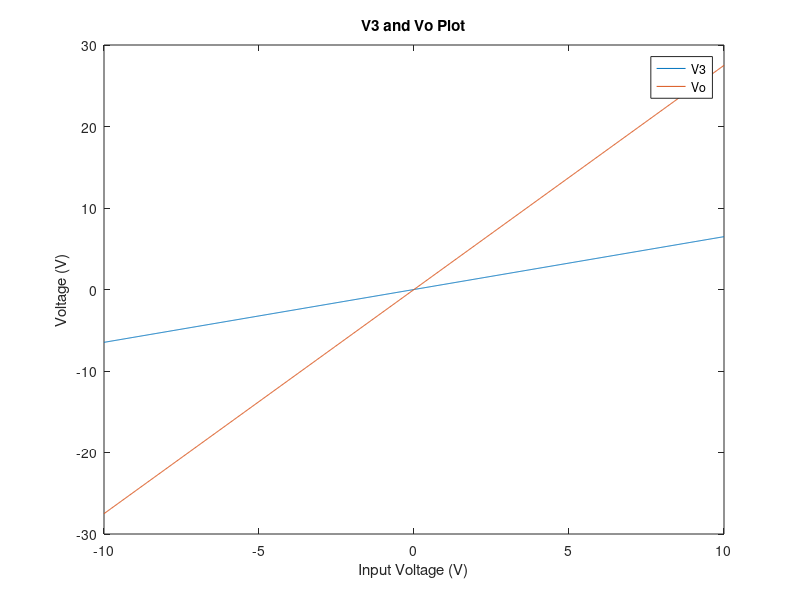
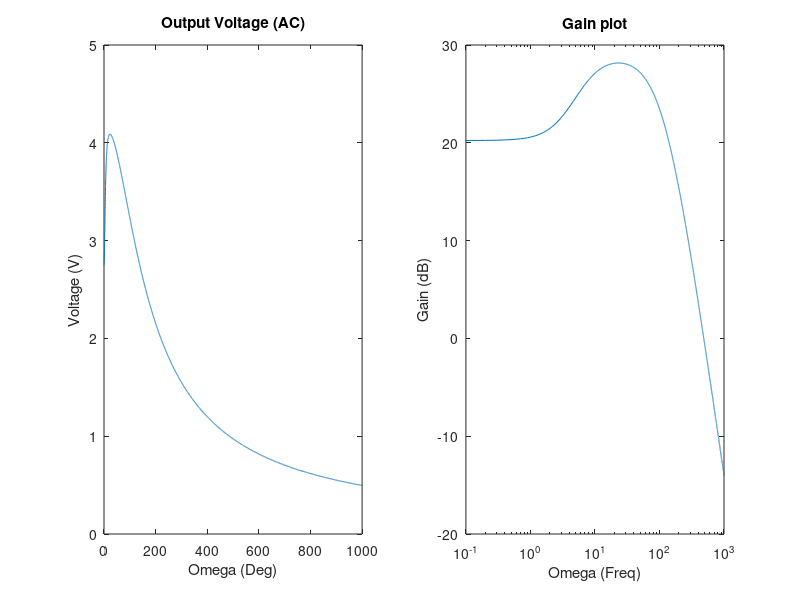

Here is the MATLAB script that generated these plots, in order: (Note: this script raises an error after producing the figures.)
set(0, 'defaultFigureWindowStyle', 'docked')
clear
clf
close all

addpath('./code/');

%Get R3

%This section takes a long time to run
%{
volt = linspace(0.1, 10, 5);
curr = zeros(1, length(volt));
for i= 1:length(volt)
    curr(i) = PART23_Func(volt(i), 40e-9);
end

plot(volt, curr)
title('Voltage vs Current - Varrying Voltage')
xlabel('Voltage (V)')
ylabel('Current (A/m)')
c = polyfit(volt, curr, 1);
invR = c(1);
R3 = invR^-1/200e-9;

%}
R3 = 23.57; %Resistance from Assignment 3 (Ohm)
%Constants
G1 = 1/1;
C_const = 0.25;
G2 = 1/2;
L = 0.2;
G3 = 1/R3;
alpha = 100;
G4 = 1/0.1;
G0 = 1/1000;

Vs_var = linspace(-10,10,1000);
%G MATRIX
    %V1 V2 V3 I3 V4 Vo
G = [1 0 0 0 0 0 ; %1
    -G1 G1+G2 0 1 0 0 ; %2
    0 1 -1 0 0 0; %3
    0 0 G3 -1 0 0 ; %4
    0 0 0 -alpha 1 0 ; %5
    0 0 0 0 -G4 G4+G0]; %6

%C MATRIX
C = [0 0 0 0 0 0;
     -C_const C_const 0 0 0 0;
     0 0 0 -L 0 0;
     0 0 0 0 0 0;
     0 0 0 0 0 0;
     0 0 0 0 0 0];

%F MATRIX
F = [1;0;0;0;0;0];

%PLOT
figure(1)
V3 = zeros(1,length(Vs_var));
Vo = zeros(1,length(Vs_var));
for i = 1:length(Vs_var)
    F(1,1) = Vs_var(i);
    V = G\F;
    V3(i) = V(3);
    Vo(i) = V(6);
end

figure(1)
plot(Vs_var, V3);
hold on;
plot(Vs_var, Vo);
hold off;
xlabel('Input Voltage (V)')
ylabel('Voltage (V)')
title('V3 and Vo Plot')
legend('V3','Vo');
%AC
w = linspace(0,1000,10000);
F(1) = 1;
V1AC = zeros(1,length(w));
VoAC = zeros(1,length(w));
db = zeros(1,length(w));
for i = 1:length(w)
    V = (G+1i*w(i)*C)\F;
    V1AC(i) = V(1);
    VoAC(i) = V(6);
    db(i) = 20*log(abs(VoAC(i)/V1AC(i)));
end

figure(2)
subplot(1,2,1)
plot(w, abs(VoAC));
xlabel('Omega (Deg)')
ylabel('Voltage (V)')
title('Output Voltage (AC)')

subplot(1,2,2)
semilogx(w, db);
ylabel('Gain (dB)')
xlabel('Omega (Freq)')
title('Gain plot')

%Random Perturbations on C
x = linspace(0,5,1000);
 cDist = C_const + 0.05*randn(5000,1);
 
V1ACR = zeros(1,length(x));
VoACR = zeros(1,length(x));
dbACR = zeros(1,length(x));
for i = 1:length(x)
    
    C_rand = [0 0 0 0 0 0;
     -cDist(i) cDist(i) 0 0 0 0;
     0 0 0 -L 0 0;
     0 0 0 0 0 0;
     0 0 0 0 0 0;
     0 0 0 0 0 0];
    V = (G+1i*pi*C_rand)\F;
    V1ACR(i) = V(1);
    VoACR(i) = V(6);
    dbACR(i) = abs(V1ACR(i)/VoACR(i));
end
figure(4)
histogram(dbACR,50);
ylabel('Gain (dB)')
xlabel('Omega (freq)')
title('Gain plot')

%Part 4
num_step = 1000; %Number of steps
dt = 0.001; %Time step
time_test = linspace(0,1,1000);
%Step
timeSum = 0;
F(1) = 0;
V = zeros(6,1);
VoStep = zeros(1,num_step);
VinStep = zeros(1,num_step);
time = zeros(1,num_step);
freq = zeros(1,num_step);
for i=1:num_step
    if round(timeSum,4) == 0.03
           F(1) = 1;
    end
    time(i) = timeSum;
    freq(i) = 1/timeSum;
    timeSum = timeSum + dt;
    V_old = V;
    V = (C./dt + G)\(C*(V_old./dt) + F);
    VoStep(i) = V(6);
    VinStep(i) = V(1);
end
figure(5)
subplot(1,2,1);
plot(time, VoStep);
hold on;
plot(time, VinStep);
hold off;
xlabel('Time (seconds)')
ylabel('Voltage (Volts)')
title('Transient Simulation - Step Function')

subplot(1,2,2);
FVinStep = fftshift(fft(VinStep));
FVoStep = fftshift(fft(VoStep));
plot(20*log(abs(FVinStep)))
hold on;
plot(20*log(abs(FVoStep)))
hold off;
xlabel('Frequency')
ylabel('Gain')
title('Frequency Content of Input and Output Signals')
%Sine Wave
time_old = 0;
figure(6)
Vsin = zeros(6,1);
VoSin = zeros(1,num_step);
VinSin = zeros(1,num_step);
time = zeros(1,num_step);
freq = zeros(1,num_step);
timeSum = 0;
for i=1:num_step
    F(1) = sin(2*pi*(1/0.03)*timeSum);
    time(i) = timeSum;
    freq(i) = 1/timeSum;
    timeSum = timeSum + dt;
    V_oldSin = Vsin;
    Vsin = (C/dt + G)\(C*(V_oldSin/dt) + F);
    VoSin(i) = Vsin(6);
    VinSin(i) = Vsin(1);
end
subplot(1,2,1);
plot(time, VinSin);
hold on;
plot(time, VoSin);
xlabel('Time (seconds)')
ylabel('Voltage (Volts)')
title('Sine Wave Input')

subplot(1,2,2);
FVinSin = fftshift(fft(VinSin));
FVoSin = fftshift(fft(VoSin));
plot(20*log(abs(FVinSin)))
hold on;
plot(20*log(abs(FVoSin)))
hold off;
xlabel('Frequency')
ylabel('Gain (dB)')
title('Transient Simulation - Sine Function')
%Gaussian Pulse
gsig = 0.03;
gmu = 0.06;
gp = @(t) 1*exp( (-0.5*(t - gmu).^2)/(gsig^2) );

tSum = 0;
time_vec = zeros(1,num_step);
VoldG = zeros(6,1);
VGin = zeros(1,num_step);
VGo = zeros(1,num_step);
for i=1:num_step
    F(1) = gp(tSum);
    time_vec(i) = tSum;
    V = (C/dt + G)\(C*(VoldG/dt) + F);
    VoldG = V;
    tSum = tSum + dt;
    VGin(i) = V(1);
    VGo(i) = V(6);
end
figure(7)
subplot(1,2,1);
plot(time, VGin);
hold on;
plot(time, VGo);
xlabel('Time (seconds)')
ylabel('Gain (dB)')
title('Gaussian Pulse Input')

subplot(1,2,2);
FVGin = fftshift(fft(VGin));
FVGo = fftshift(fft(VGo));
plot(20*log(abs(FVGin)))
hold on;
plot(20*log(abs(FVGo)))
hold off;
xlabel('Frequency')
ylabel('Gain (dB)')
title('Transient Simulation - Gaussian Pulse Function')
%G MATRIX
    %V1 V2 V3 I3 V4 Vo
GN = [1 0 0 0 0 0 ; %1
    -G1 G1+G2 0 1 0 0 ; %2
    0 1 -1 0 0 0; %3
    0 0 G3 -1 0 0 ; %4
    0 0 0 -alpha 1 0 ; %5
    0 0 0 0 -G4 G4+G0]; %6

%C MATRIX
Cn_const = 0.00001;
CN = [0 0 0 0 0 0;
     -C_const C_const 0 0 0 0;
     0 0 0 -L 0 0;
     0 0 Cn_const 0 0 0;
     0 0 0 0 0 0;
     0 0 0 0 0 0];

%F MATRIX
FN = [1;0;-1;0;0;0];
tSum = 0;
time_vecN = zeros(1,num_step);
VoldGN = zeros(6,1);
VGinN = zeros(1,num_step);
VGoN = zeros(1,num_step);
for i=1:num_step
    FN(1) = gp(tSum);
    FN(3) = -0.001*randn;
    time_vecN(i) = tSum;
    V = (CN/dt + GN)\(CN*(VoldGN/dt) + FN);
    VoldGN = V;
    tSum = tSum + dt;
    VGinN(i) = V(1);
    VGoN(i) = V(6);
end
figure(8)
subplot(1,2,1);
plot(time, VGinN);
hold on;
plot(time, VGoN);
hold off;
xlabel('Time (seconds)')
ylabel('Voltage (Volts)')
title('Gaussian Pulse Input - Time Response')

subplot(1,2,2);
FVGinN = fftshift(fft(VGinN));
FVGoN = fftshift(fft(VGoN));
plot(20*log(abs(FVGinN)))
hold on;
plot(20*log(abs(FVGoN)))
hold off;
xlabel('Frequency')
ylabel('Gain (dB)')
title('Gaussian Pulse Input - Frequency Response')
